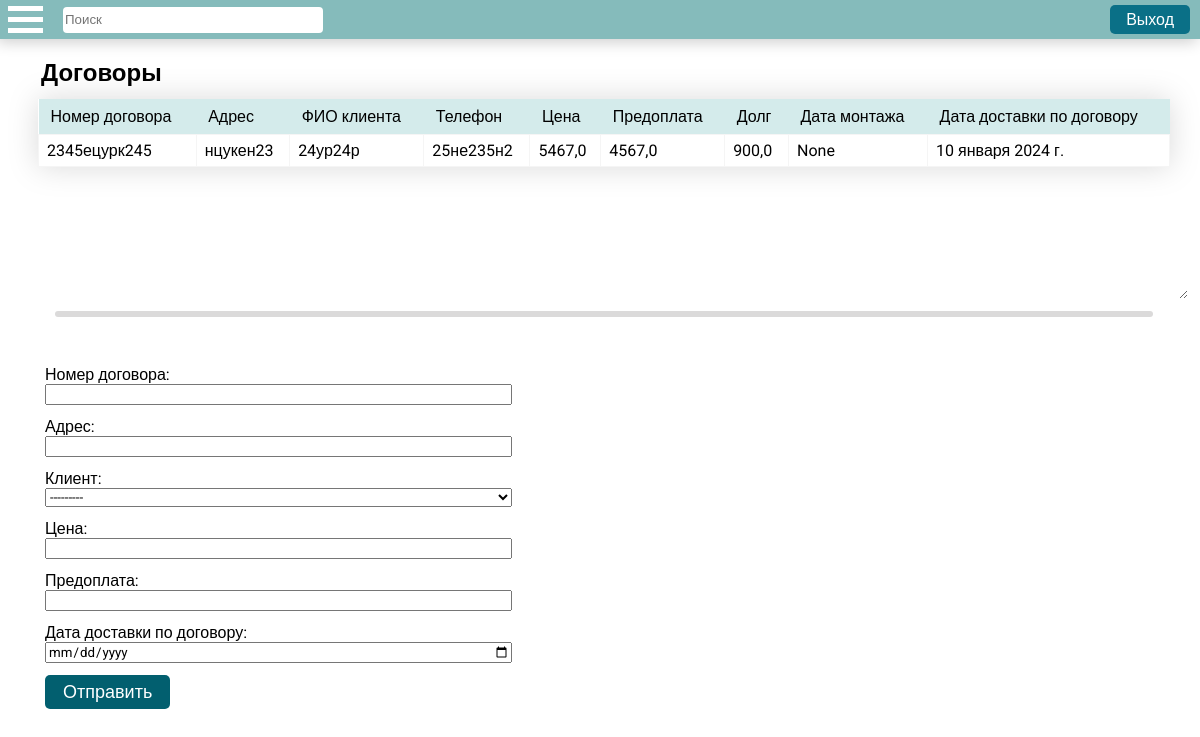
The app's page / (signed in) with its own data.
### apps/main_forms/models.py (models this page shows, shortened)
class Contracts(models.Model):
    customer = models.ForeignKey(Customers, on_delete=models.CASCADE)
    contract_number = models.CharField(max_length=255, verbose_name='Номер договора')       # Номер договора.
    address = models.CharField(max_length=255, verbose_name='Адрес')                        # Адрес
    price = models.FloatField(verbose_name='Цена')                                          # Цена.
    prepayment = models.FloatField(verbose_name='Предоплата')                               # Предоплата.
    debt = models.FloatField(verbose_name='Долг')                                           # Долг.
    delivery_date_by_contract = models.DateField(verbose_name='Дата доставки по договору')  # Дата доставки по договору.
    objects = models.Manager()

class Customers(models.Model):
    id = models.AutoField(primary_key=True, unique=True)
    address = models.CharField(max_length=255, verbose_name='Адрес')                        # Адрес
    customer_name = models.CharField(max_length=255, verbose_name='ФИО клиента')            # ФИО клиента
    phone = models.CharField(max_length=12, verbose_name='Телефон')                         # Телефон
    objects = models.Manager()
    def __str__(self):
        return self.customer_name

### apps/main_forms/views.py (the view)
# urls.py: path("", views.create_contract, name="main"),
def create_contract(request):
    subquery = Installations.objects.filter(contract=OuterRef('contract_number')).order_by('installation_date').values(
        'installation_date')[:1]
    table_data = Contracts.objects.annotate(installation_date=Subquery(subquery))
    return create_entity(request, table_data, ContractsForm, "main_forms/contracts.html", ("contracts", "Договоры"))

### apps/main_forms/views.py (called while the page is built)
@login_required(login_url='/users/login/')
def create_entity(request, table_data, form_class, template_name, this_page):
    register_url = reverse('users:register')
    login_url = reverse('users:login')
    logout_url = reverse('users:logout')
    if request.method == 'POST':
        form = form_class(request.POST)
        if form.is_valid():
            task = form.save(commit=False)
            task.save()
    else:
        form = form_class
    context = {
        'table_data': table_data,
        "form": form,
        "this_page": this_page[0],
        "page_label": this_page[1],
        'register_url': register_url,
        'login_url': login_url,
        'logout_url': logout_url,
    }
    return render(request, template_name, context=context)

### apps/main_forms/templates/main_forms/contracts.html (shortened to what this page needs)
{% extends "main_forms/base.html" %}
{% block form_block %}
<div class="table-container">
  <table>
    <thead>
      <tr>
        <th>Номер договора</th>
        <th>Адрес</th>
        <th>ФИО клиента</th>
        <th>Телефон</th>
        <th>Цена</th>
        <th>Предоплата</th>
        <th>Долг</th>
        <th>Дата монтажа</th>
        <th>Дата доставки по договору</th>
      </tr>
    </thead>
    <tbody>
      {% for row in table_data|slice:'::-1' %}
      <tr>
        <td>{{ row.contract_number }}</td>
        <td>{{ row.address }}</td>
        <td>{{ row.customer.customer_name }}</td>
        <td>{{ row.customer.phone }}</td>
        <td>{{ row.price }}</td>
        <td>{{ row.prepayment }}</td>
        <td>{{ row.debt }}</td>
        <td>{{ row.installation_date }}</td>
        <td>{{ row.delivery_date_by_contract }}</td>
      </tr>
      {% endfor %}
    </tbody>
  </table>
</div>
<div class="resize-handle"></div>
{% if user.is_superuser %}
<form action="{% url 'create_contract' %}" method="post">
  {{ form.as_div }}
  <button class="sumbit-button" type="submit" name="submit">Отправить</button>
</form>
{% endif %}
{% endblock %}

### apps/main_forms/static/main_forms/css/style.css (style rules this page uses)
* { font-family: 'Roboto', sans-serif; }
body { margin: 0; }

### apps/main_forms/static/main_forms/css/table.css (style rules this page uses)
.table-container { filter: drop-shadow(0px 0px 15px rgba(0, 0, 0, .15)); height: 200px; overflow: auto; padding-inline: 18px; margin-bottom: 12px; margin-top: 12px; resize: vertical; }
table { width: 100%; border-collapse: collapse; background-color: #fff; }
th { padding: 8px 12px; background-color: #D4EBEB; font-weight: 500; text-align: left; }
td { padding: 6px 8px; border: 1px solid #f5f5f5; }
.resize-handle { border-radius: 8px; height: 6px; cursor: ns-resize; background-color: #dbdada; margin: 0 auto; width: 94%; touch-action: none; }

### apps/main_forms/static/main_forms/css/forms.css (style rules this page uses)
form > div { display: grid; margin-bottom: 12px; }
form { width: 40%; padding: 0px 25px; margin-top: auto; }
.sumbit-button { border-radius: 5px; background-color: #025F6F; border: none; color: white; padding: 6px 18px; text-align: center; font-size: 18px; }

### records on screen
Contracts: contract_number "2345ецурк245", address "нцукен23", customer.customer_name "24ур24р", customer.phone "25не235н2", price "5467,0", prepayment "4567,0", debt "900,0", installation_date "None", delivery_date_by_contract "10 января 2024 г."

### other values on screen
{{ page_label }} "Договоры"
